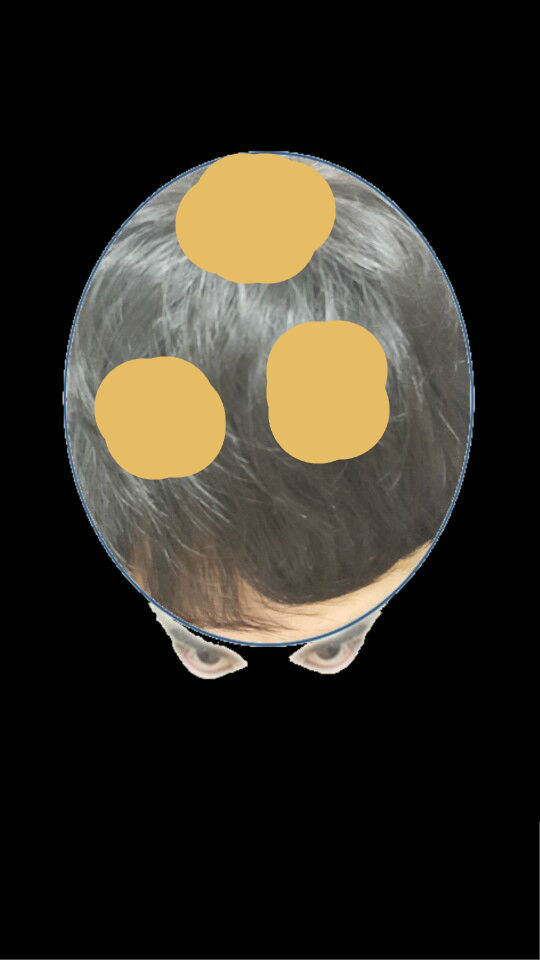
#> input picture picture/original3.jpg, 540 x 960 px; the run also reads 1 picture not shown here
$ python imagediff.py   (Python 2 division)   (older library calls are emulated)
#> lines starting #> are read from the running program, lines starting #| are printed output that depends on the picture; after the words box and inside, x2 and y2 are one past the last pixel; in counts of white or black regions, pixels touching at a corner belong together; long printed decimals are rounded
# -*- coding: utf-8 -*-
import cv2
import numpy as np
import matplotlib
from PIL import Image
from PIL import ImageChops
import sys, time

########################################################################
# Image similarity check
# I source all the information from Google
# I'm trying to modify this project
########################################################################

# [59 lines left out: functions dhash, get_image_hash_similarity, compare_hash_string_similarity, not called in this run]


def get_image_pixel_similarity(img1 = 'picture/test1.png', img2 = 'picture/test2.png', img3='picture/test3.png'):

	# start the timer
	start = time.time()

	# ensure we're workign with images not string representations
	image1 = Image.open(img1) if isinstance(img1, str) else img1
	image2 = Image.open(img2) if isinstance(img2, str) else img2
	image3 = Image.open(img3) if isinstance(img3, str) else img3

	# First thing to do is resize image2 to be image1's dimensions
	image2 = image2.resize(image2.size, Image.BILINEAR)

	# each of these are lists of (r,g,b) values
	image1_pixels = list(image1.getdata())
	image2_pixels = list(image2.getdata())

	# now need to compare the r, g, b values for each image2_pixels

	# initialize vars
	i = 0
	tot_img_diff = 0
	diff_pixels = 0

	for pix1 in image1_pixels:
		pix2 = image2_pixels[i]

		r_diff = abs(pix1[0] - pix2[0])
		g_diff = abs(pix1[1] - pix2[1])
		b_diff = abs(pix1[2] - pix2[2])

		tot_pix_diff = (r_diff + g_diff + b_diff)

		if tot_pix_diff != 0:
			# print("comparing: " , pix1 , " to " , pix2)
			diff_pixels += 1

		i += 1

		# keep a running total of the difference of each pixel triplet
		tot_img_diff += tot_pix_diff

	tot_pix = image1.size[0] * image1.size[1]
	hues = 255
	channels = 3
	print(diff_pixels)
	print(tot_pix)

	img_diff = float(diff_pixels)/float(tot_pix)
	img_sim = 1 - img_diff
	print(img_diff)
	print("there were", diff_pixels , "mis-matched pixels out of a total of", tot_pix , "pixels")

	print("[PIXEL]: the two images are {:.2%} different".format(img_diff))
	print("[PIXEL]: the two images are {:.2%} similar".format(img_sim))

	print("Completed in {time} seconds".format(time=time.time()-start))

	# First thing to do is resize image2 to be image1's dimensions
	image3 = image3.resize(image2.size, Image.BILINEAR)

	# each of these are lists of (r,g,b) values
	image3_pixels = list(image3.getdata())

	# initialize vars
	i = 0
	tot_img_diff = 0
	diff_pixels = 0

	for pix2 in image2_pixels:
		pix3 = image3_pixels[i]

		r_diff = abs(pix2[0] - pix3[0])
		g_diff = abs(pix2[1] - pix3[1])
		b_diff = abs(pix2[2] - pix3[2])

		tot_pix_diff = (r_diff + g_diff + b_diff)

		if tot_pix_diff != 0:
			# print("comparing: " , pix1 , " to " , pix2)
			diff_pixels += 1

		i += 1

	# keep a running total of the difference of each pixel triplet
	tot_img_diff += tot_pix_diff
	tot_pix = image3.size[0] * image3.size[1]
	hues = 255
	channels = 3
	print(diff_pixels)
	print(tot_pix)

	img_diff2 = float(diff_pixels)/float(tot_pix)
	img_sim2 = 1 - img_diff2
	print(img_diff2)
	print("there were", diff_pixels , "mis-matched pixels out of a total of", tot_pix , "pixels")

	print("[PIXEL]: the two images are {:.2%} similar".format(img_sim2))
	print("[PIXEL]: the two images are {:.2%} different".format(img_diff2))

	print("Completed in {time} seconds".format(time=time.time()-start))


	print("=======================Result=======================")
	print("Area : Flesh Skin Color / Black Oval Ratio")
	print("Hair Loss's ratio is {:.2%}".format(img_diff/img_sim2))

# [39 lines left out: function skimage_test, not called in this run]

# # make Contour Image function
def makeContourImage(img):
    ret, thresh = cv2.threshold(img, 127, 255, cv2.THRESH_BINARY)
    contours = cv2.findContours(thresh, 0, 1)
    return contours[0]

# # input_img matching for img_name[0:28] function
def templateMatchingForOrignalImage(img):
    buf = 1
    mbuf = 0
    for x in range(0,len(img_name)):
        num = cv2.matchShapes(makeContourImage(img), makeContourImage(standard_img[x]),1,0)
        if buf>num:
            buf = num
            mbuf = x

    cv2.imshow('Matching image',standard_img[mbuf])
    # cv.imshow('Matching image', standard_img[mbuf])
    return buf

if __name__ == '__main__':

	img = cv2.imread("picture/original3.jpg")
#> img is the input picture: shape (960, 540, 3); mean B, G, R 34.6, 43.7, 47.8

cv2.imshow('My input image', img)
cv2.waitKey(0)

img_hsv = cv2.cvtColor(img, cv2.COLOR_BGR2HSV)
#> img_hsv: shape (960, 540, 3); mean H, S, V 11.9, 23.3, 48.6

h, s, v = cv2.split(img_hsv)
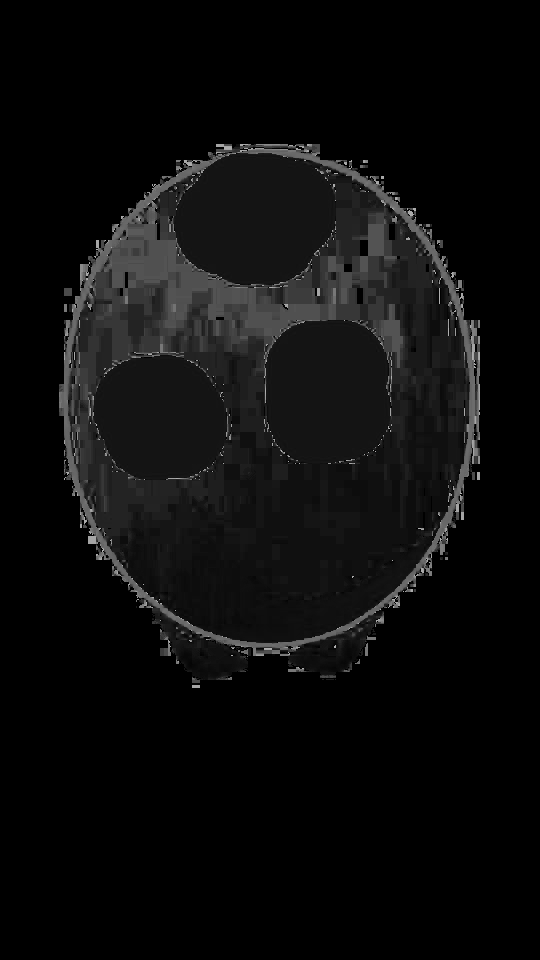
#> h: shape (960, 540); min 0, max 179, mean 11.9
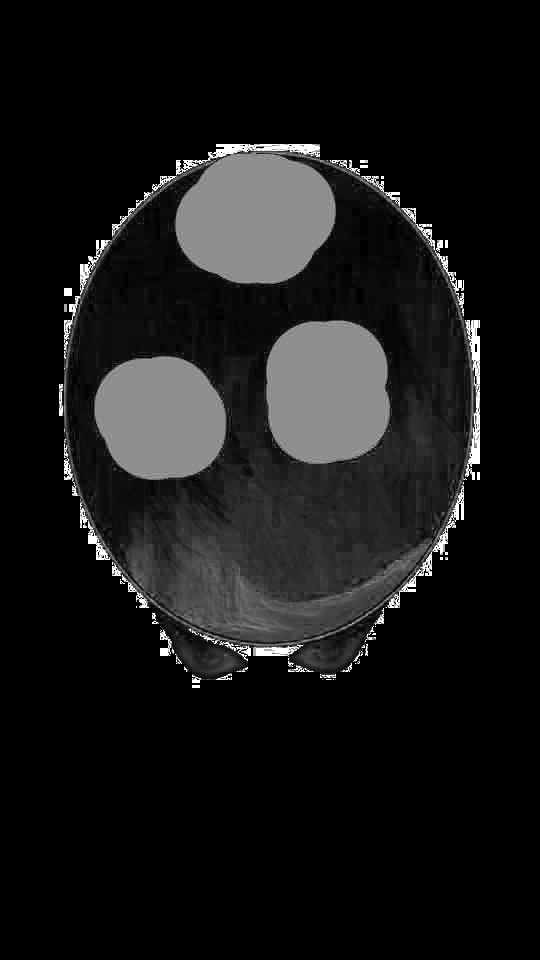
#> s: shape (960, 540); min 0, max 255, mean 23.3
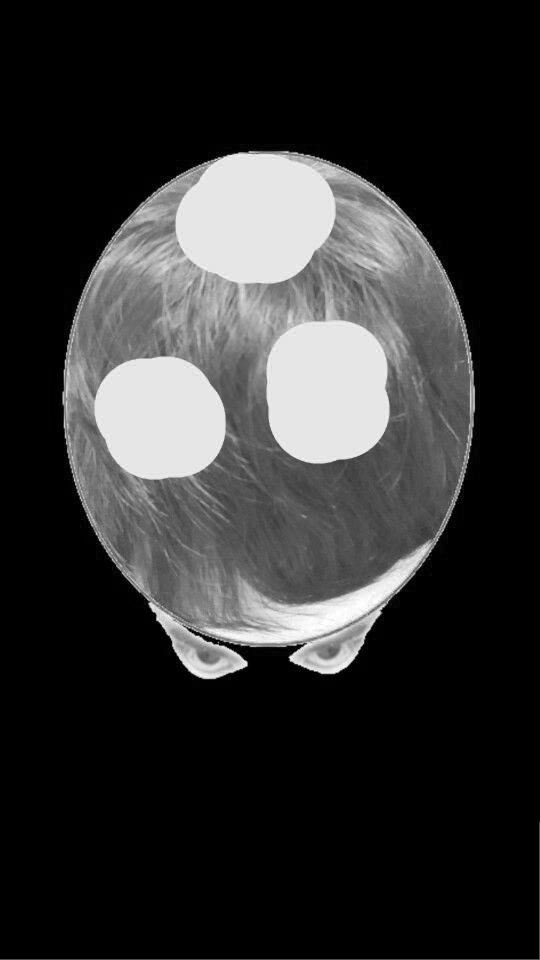
#> v: shape (960, 540); min 0, max 255, mean 48.6
lower_skin = np.array([0,30,150])
upper_skin = np.array([20,150,255])

mask = cv2.inRange(img_hsv, lower_skin, upper_skin)
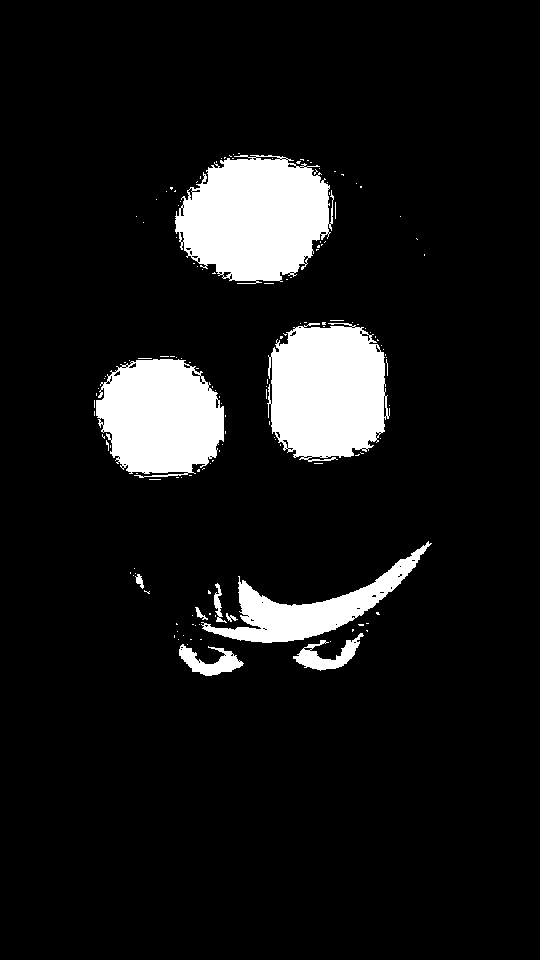
#> mask: shape (960, 540); 9.5% white; 148 white regions (138 under 20 px), largest, box (x1, y1, x2, y2) and area: (175, 155, 334, 284) 14910, (267, 323, 390, 462) 13532, (96, 359, 224, 478) 11685
result_img = cv2.bitwise_and(img, img, mask=mask)
cv2.imwrite('picture/original4.png', result_img)

img1 = "picture/original4.png"
img2 = "picture/test2.png"
img3 = "picture/test3.png"

# Create image objects
image1 = Image.open(img1)
image2 = Image.open(img2)
image3 = Image.open(img3)
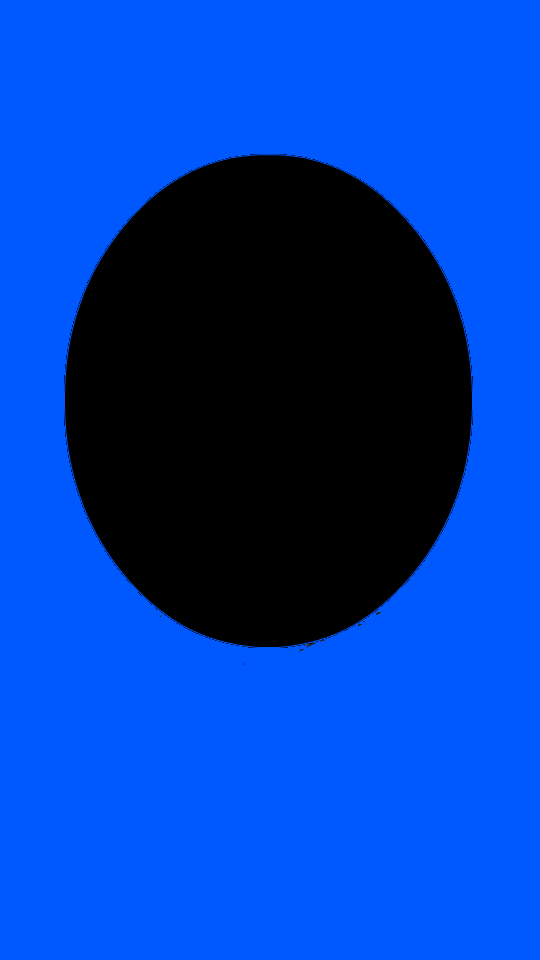
#> input picture picture/test3.png, 540 x 960 px
#> image3 is the input picture: PIL image 540x960 RGBA; mean R, G, B, A 0, 61.8, 177.1, 255

# Test pixel by pixel
get_image_pixel_similarity(img1, img2, img3)
#> in get_image_pixel_similarity, `image1_pixels = list(image1.getdata())`: image1_pixels = 518400 items
#> after the loop in get_image_pixel_similarity, `for pix1 in image1_pixels:`: diff_pixels = 49299; i = 518400; tot_img_diff = 25695899
#| 49299
#| 518400
#> in get_image_pixel_similarity, `img_diff = float(diff_pixels)/float(tot_pix)`: img_diff = 0.0951
#> in get_image_pixel_similarity, `img_sim = 1 - img_diff`: img_sim = 0.905
#| 0.0951
#| there were 49299 mis-matched pixels out of a total of 518400 pixels
#| [PIXEL]: the two images are 9.51% different
#| [PIXEL]: the two images are 90.49% similar
#> in get_image_pixel_similarity, `image3_pixels = list(image3.getdata())`: image3_pixels = 518400 items
#| 362828
#| 518400
#| 0.6999
#| there were 362828 mis-matched pixels out of a total of 518400 pixels
#| [PIXEL]: the two images are 30.01% similar
#| [PIXEL]: the two images are 69.99% different
#| Hair Loss's ratio is 31.69%
img_similar= cv2.imread("picture/original3.jpg",0)
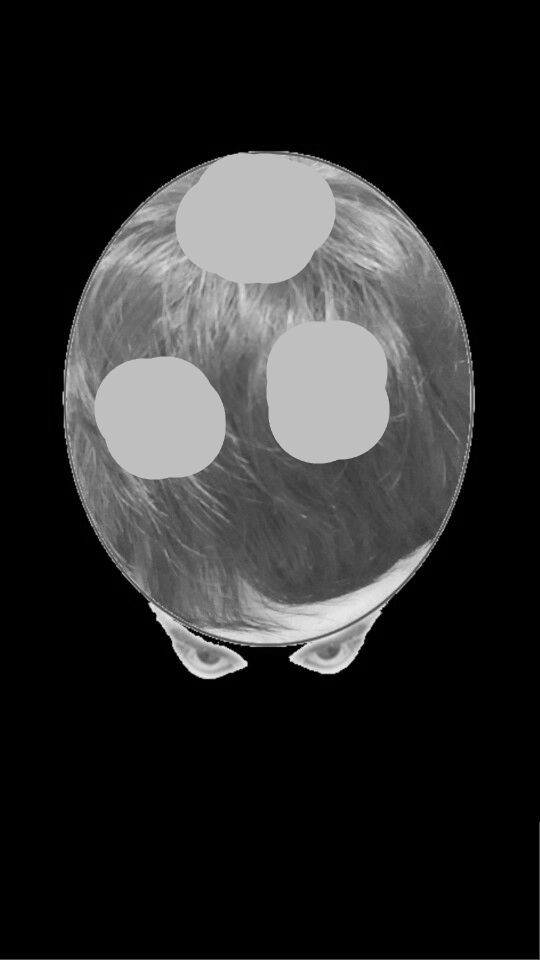
#> img_similar: shape (960, 540); min 0, max 243, mean 43.9
img_name=[]
standard_img =[]

for i in range(0,2):
	for j in range(0,5):
		img_name.append('picture/'+str(i+1)+'-'+str(j+1)+'.jpg')
#> the loop in templateMatchingForOrignalImage, `for x in range(0,len(img_name)):` made 1 pass
#> pass 1, in makeContourImage, `ret, thresh = cv2.threshold(img, 127, 255, cv2.THRESH_BINARY)`:
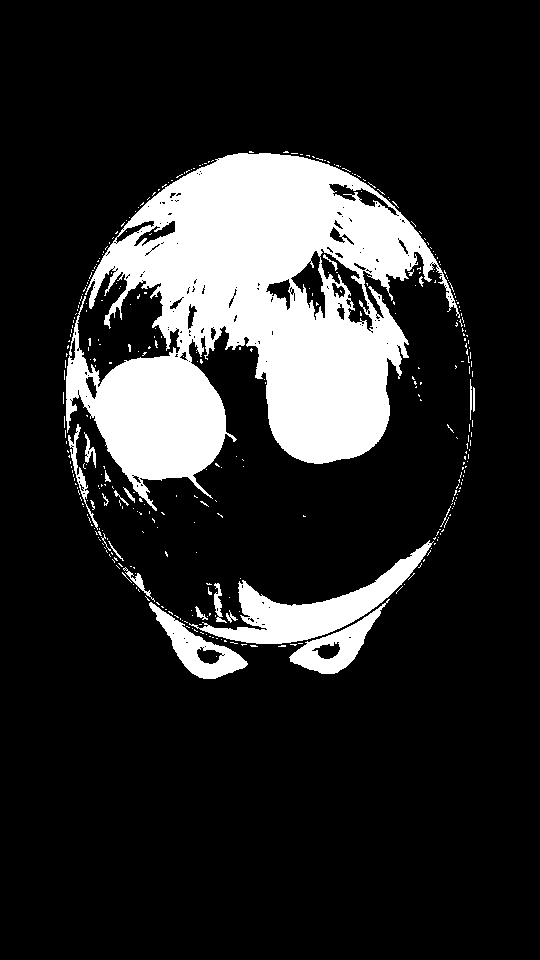
#> thresh: shape (960, 540); 16.5% white; 373 white regions (351 under 20 px), largest, box (x1, y1, x2, y2) and area: (66, 153, 460, 511) 71069, (189, 540, 434, 644) 6589, (149, 602, 248, 679) 2382

for i in range(0, len(img_name)):
	a = cv2.imread(img_name[i], 0)
	standard_img.append(a)
	# Test via greyscaling & hashing
	#get_image_hash_similarity(img1, img2)


#> (the run stopped early here; a loop or call above may not have finished)
